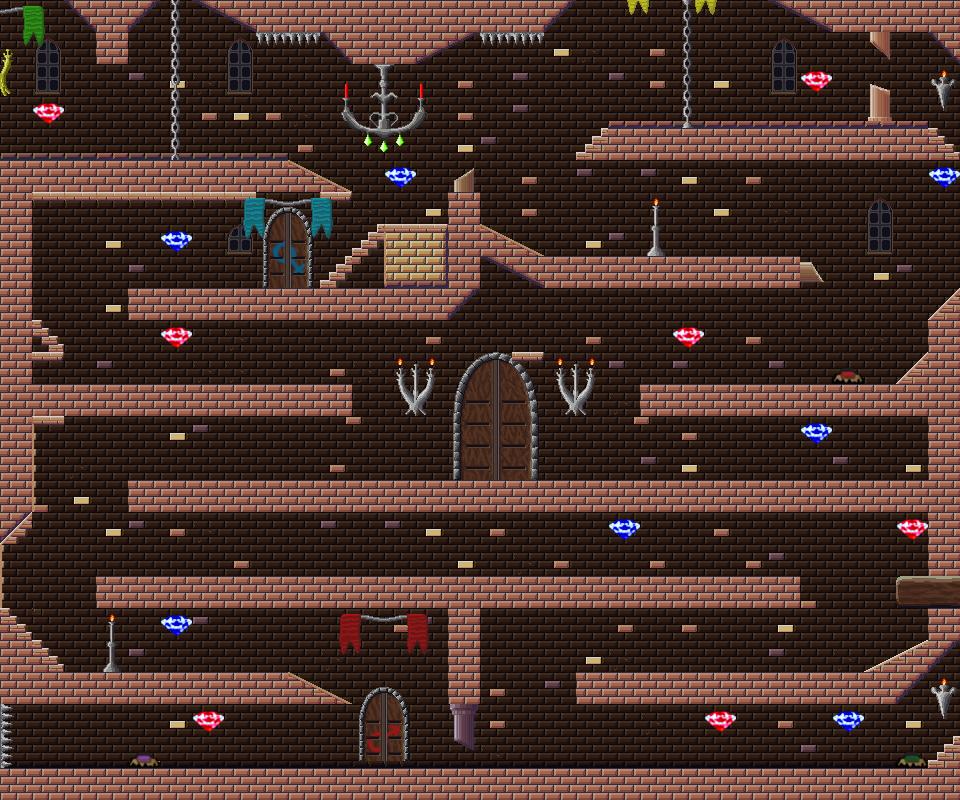

Tiled map render using the project's own tile images. Description and the map definition, with tile-layer contents summarised, below:
An orthogonal 30x25 tile map with 32x32 px tiles, 5 tile layers (background, diamonds, walls, doors, ...), 10 tilesets and 103 objects (2x purple, 2x red, 2x green, blueDoor, redDoor, ...).

<map version="1.0" tiledversion="2017.07.26" orientation="orthogonal" renderorder="right-down" width="30" height="25" tilewidth="32" tileheight="32" nextobjectid="390">
 <tileset firstgid="1" source="provtiledset3.tsx" />
 <tileset firstgid="193" source="provtiledset.tsx" />
 <tileset firstgid="865" source="doorsopenedset.tsx" />
 <tileset firstgid="877" source="greenlake.tsx" />
 <tileset firstgid="885" source="bluelake.tsx" />
 <tileset firstgid="893" source="bluediamondset.tsx" />
 <tileset firstgid="928" source="reddiamondset.tsx" />
 <tileset firstgid="963" source="redlakes.tsx" />
 <tileset firstgid="971" source="items.tsx" />
 <tileset firstgid="1007" source="provtiledset2.tsx" />
 <layer name="background" width="30" height="25">
  <data>[750 cells, 750 non-empty, 2 distinct tile ids]</data>
 </layer>
 <objectgroup name="wallPoly">
  <object id="297" x="960" y="288">
   <polygon points="0,0 -32,32 0,32" />
  </object>
  <object id="298" x="928" y="352">
   <polygon points="0,0 -32,32 0,32" />
  </object>
  <object id="299" x="832" y="32">
   <polygon points="0,0 -64,-32 0,-32" />
  </object>
  <object id="300" x="928" y="32">
   <polygon points="0,0 32,32 32,0" />
  </object>
  <object id="301" x="544" y="32">
   <polygon points="0,0 32,-32 0,-32" />
  </object>
  <object id="302" x="480" y="32">
   <polygon points="0,0 -64,32 -64,0" />
  </object>
  <object id="305" x="320" y="32">
   <polygon points="0,0 32,32 32,0" />
  </object>
  <object id="306" x="256" y="32">
   <polygon points="0,0 -64,-32 0,-32" />
  </object>
  <object id="309" x="320" y="288">
   <polygon points="0,0 64,-64 64,0" />
  </object>
  <object id="310" x="448" y="320">
   <polygon points="0,0 32,-32 0,-32" />
  </object>
  <object id="311" x="544" y="288">
   <polygon points="0,0 -64,-32 -64,-64 0,-32" />
  </object>
  <object id="312" x="32" y="512">
   <polygon points="0,0 -32,32 -32,0" />
  </object>
  <object id="324" x="896" y="704">
   <polygon points="0,0 64,-64 32,-64 -32,-32" />
  </object>
  <object id="360" x="960.301" y="619.673">
   <polygon points="0,0 -62.6821,-13.7461 -63.232,-42.6129 -0.301314,-43.6734" />
  </object>
  <object id="375" x="351.753" y="704.592">
   <polygon points="0,0 -63.7533,-32.5923 -351.753,-32.5923 -351.753,-0.592335" />
  </object>
  <object id="377" x="800.13" y="262.367">
   <polygon points="0,0 11.9422,0 15.5611,11.2185 23.8845,19.9037 -0.723772,19.18" />
  </object>
  <object id="378" x="473.815" y="191.831">
   <polygon points="0,0 0,-23.6828 -5.99965,-16.8938 -12.1572,-12.7887 -19.7357,-11.5256 -19.5778,-0.315771" />
  </object>
  <object id="387" x="160" y="0">
   <polygon points="0,0 -96,0 -64,32 -32,32" />
  </object>
  <object id="389" x="288" y="160">
   <polygon points="0,0 64,32 75.0862,46.7574 0,32" />
  </object>
 </objectgroup>
 <objectgroup name="wallRect">
  <object id="248" x="0" y="384" width="352" height="32" />
  <object id="249" x="0" y="160" width="32" height="224" />
  <object id="251" x="0" y="416" width="32" height="96" />
  <object id="252" x="128" y="480" width="800" height="32" />
  <object id="253" x="640" y="384" width="288" height="32" />
  <object id="254" x="928" y="320" width="32" height="256" />
  <object id="255" x="96" y="576" width="704" height="32" />
  <object id="256" x="448" y="608" width="32" height="96" />
  <object id="258" x="0" y="768" width="960" height="32" />
  <object id="259" x="576.308" y="672" width="287.692" height="32" />
  <object id="262" x="128" y="288" width="320" height="32" />
  <object id="263" x="448" y="192" width="32" height="96" />
  <object id="264" x="544" y="256" width="256" height="32" />
  <object id="265" x="608" y="128" width="320" height="32" />
  <object id="266" x="832" y="0" width="128" height="32" />
  <object id="267" x="480" y="0" width="64" height="32" />
  <object id="268" x="352" y="32" width="64" height="32" />
  <object id="269" x="256" y="0" width="64" height="32" />
  <object id="272" x="224" y="192" width="64" />
  <object id="273" x="0" y="160" width="288" height="32" />
  <object id="275" x="352" y="32" />
  <object id="276" x="256" y="0" width="64" height="32" />
  <object id="277" x="-1.32369" y="153.547" width="289.446" height="7.50088" />
  <object id="278" x="32.2097" y="352.1" width="31.3272" height="8.38334" />
  <object id="279" x="48.6439" y="344.192" width="14.7406" height="7.61596" />
  <object id="280" x="36.6057" y="336.576" width="21.6195" height="7.61596" />
  <object id="281" x="30.2182" y="328.469" width="17.443" height="7.61596" />
  <object id="282" x="29.2355" y="320.362" width="12.7752" height="7.12461" />
  <object id="283" x="0" y="416" width="32" height="96" />
  <object id="284" x="-15.8618" y="543.884" width="16.9193" height="63.7998" />
  <object id="285" x="576.172" y="152.189" width="41.6354" height="7.88746" />
  <object id="286" x="585.094" y="143.914" width="38.7908" height="12.2837" />
  <object id="287" x="591.947" y="136.156" width="30.774" height="12.1544" />
  <object id="288" x="600.998" y="128.268" width="21.5935" height="19.7833" />
  <object id="289" x="608.932" y="120.476" width="319.085" height="17.6429" />
  <object id="290" x="926.505" y="128.541" width="11.0898" height="8.56941" />
  <object id="291" x="937.595" y="137.111" width="7.56125" height="6.55308" />
  <object id="292" x="945.156" y="143.664" width="7.56125" height="11.0898" />
  <object id="293" x="928.017" y="152.233" width="33.7736" height="7.56125" />
  <object id="313" x="30.6026" y="664.534" width="33.0952" height="19.3863" />
  <object id="316" x="32.8182" y="655.81" width="25.0637" height="21.6019" />
  <object id="317" x="12.7396" y="648.471" width="36.28" height="24.2329" />
  <object id="318" x="13.9858" y="640.163" width="27.5562" height="23.5405" />
  <object id="319" x="6.50825" y="632.131" width="25.2022" height="13.0165" />
  <object id="320" x="-1.24626" y="624.1" width="26.7254" height="18.0016" />
  <object id="321" x="2.0771" y="616.207" width="14.5397" height="17.1707" />
  <object id="322" x="-5.67741" y="609.837" width="15.0936" height="6.92367" />
  <object id="326" x="927.914" y="759.928" width="45.8607" height="16.4759" />
  <object id="327" x="937.086" y="752.964" width="41.4444" height="19.1935" />
  <object id="328" x="944.56" y="744.641" width="30.9135" height="13.4185" />
  <object id="329" x="953.562" y="736.318" width="21.2318" height="15.117" />
  <object id="330" x="-2.80967" y="704.423" width="14.4497" height="67.0306" />
  <object id="331" x="960.906" y="640.604" width="25.287" height="93.9231" />
  <object id="335" x="960.906" y="60.2071" width="40.9408" height="227.583" />
  </objectgroup>
 <objectgroup name="blueLake" />
 <objectgroup name="redLake" />
 <objectgroup name="greenLake" />
 <objectgroup name="door" offsetx="-1.23885" offsety="0">
  <!-- 2 objects omitted --></objectgroup>
 <objectgroup name="blueDiamond">
  <!-- 7 objects omitted --></objectgroup>
 <objectgroup name="redDiamond">
  <!-- 7 objects omitted --></objectgroup>
 <objectgroup name="buttons">
  <!-- 3 objects omitted --></objectgroup>
 <objectgroup name="platformsHor">
  <!-- 2 objects omitted --></objectgroup>
 <objectgroup name="platformsVer">
  <!-- 1 objects omitted --></objectgroup>
 <layer name="diamonds" width="30" height="25">
  <data>[750 cells, 14 non-empty, 2 distinct tile ids]</data>
 </layer>
 <objectgroup name="fbwg" offsetx="0" offsety="-3.95883">
  <!-- 2 objects omitted --></objectgroup>
 <layer name="walls" width="30" height="25">
  <data>[750 cells, 656 non-empty, 102 distinct tile ids]</data>
 </layer>
 <layer name="doors" width="30" height="25">
  <data>[750 cells, 12 non-empty, 12 distinct tile ids]</data>
 </layer>
 <layer name="lakesnbuttons" width="30" height="25">
  <data>[750 cells, 128 non-empty, 57 distinct tile ids]</data>
 </layer>
</map>
<!-- 30 of 103 objects omitted -->
